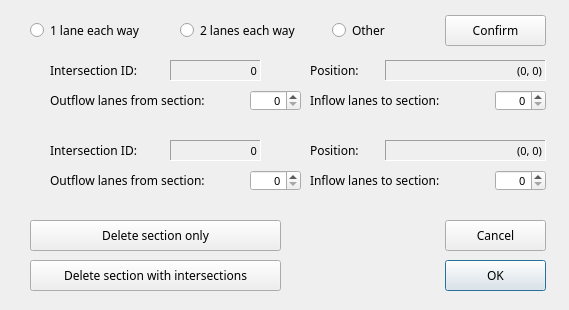
<?xml version="1.0" encoding="UTF-8"?>
<!-- ===============================================
  Copyright (C) 2014 ADVENTURE Project
  All Rights Reserved
================================================ -->
<ui version="4.0">
    <class>RoadDialog</class>
    <widget class="QDialog" name="RoadDialog">
        <property name="geometry">
            <rect>
                <x>0</x>
                <y>0</y>
                <width>569</width>
                <height>310</height>
            </rect>
        </property>
        <property name="minimumSize">
            <size>
                <width>569</width>
                <height>310</height>
            </size>
        </property>
        <property name="maximumSize">
            <size>
                <width>569</width>
                <height>310</height>
            </size>
        </property>
        <property name="font">
            <font>
                <family>Sans Serif</family>
            </font>
        </property>
        <property name="windowTitle">
            <string>Section edit</string>
        </property>
        <widget class="QLabel" name="labelIntsecId1">
            <property name="geometry">
                <rect>
                    <x>170</x>
                    <y>60</y>
                    <width>91</width>
                    <height>21</height>
                </rect>
            </property>
            <property name="font">
                <font>
                    <family>Sans Serif</family>
                    <pointsize>8</pointsize>
                </font>
            </property>
            <property name="layoutDirection">
                <enum>Qt::LeftToRight</enum>
            </property>
            <property name="frameShape">
                <enum>QFrame::Panel</enum>
            </property>
            <property name="frameShadow">
                <enum>QFrame::Sunken</enum>
            </property>
            <property name="text">
                <string>0</string>
            </property>
            <property name="alignment">
                <set>Qt::AlignRight|Qt::AlignTrailing|Qt::AlignVCenter</set>
            </property>
        </widget>
        <widget class="QPushButton" name="buttonDelete">
            <property name="geometry">
                <rect>
                    <x>30</x>
                    <y>220</y>
                    <width>251</width>
                    <height>31</height>
                </rect>
            </property>
            <property name="font">
                <font>
                    <family>Sans Serif</family>
                </font>
            </property>
            <property name="text">
                <string>Delete section only</string>
            </property>
        </widget>
        <widget class="QSpinBox" name="spinBoxOut1">
            <property name="geometry">
                <rect>
                    <x>250</x>
                    <y>90</y>
                    <width>51</width>
                    <height>21</height>
                </rect>
            </property>
            <property name="font">
                <font>
                    <family>Sans Serif</family>
                    <pointsize>8</pointsize>
                </font>
            </property>
            <property name="layoutDirection">
                <enum>Qt::LeftToRight</enum>
            </property>
            <property name="alignment">
                <set>Qt::AlignRight|Qt::AlignTrailing|Qt::AlignVCenter</set>
            </property>
            <property name="maximum">
                <number>9</number>
            </property>
        </widget>
        <widget class="QLabel" name="label">
            <property name="geometry">
                <rect>
                    <x>50</x>
                    <y>90</y>
                    <width>191</width>
                    <height>21</height>
                </rect>
            </property>
            <property name="text">
                <string>Outflow lanes from section:</string>
            </property>
        </widget>
        <widget class="QPushButton" name="buttonCancel">
            <property name="geometry">
                <rect>
                    <x>445</x>
                    <y>220</y>
                    <width>101</width>
                    <height>31</height>
                </rect>
            </property>
            <property name="text">
                <string>Cancel</string>
            </property>
            <property name="default">
                <bool>false</bool>
            </property>
        </widget>
        <widget class="QLabel" name="label_4">
            <property name="geometry">
                <rect>
                    <x>50</x>
                    <y>60</y>
                    <width>111</width>
                    <height>20</height>
                </rect>
            </property>
            <property name="text">
                <string>Intersection ID:</string>
            </property>
        </widget>
        <widget class="QPushButton" name="buttonOk">
            <property name="geometry">
                <rect>
                    <x>445</x>
                    <y>260</y>
                    <width>101</width>
                    <height>31</height>
                </rect>
            </property>
            <property name="text">
                <string>OK</string>
            </property>
            <property name="default">
                <bool>true</bool>
            </property>
        </widget>
        <widget class="QLabel" name="labelIntsecIcon1">
            <property name="geometry">
                <rect>
                    <x>30</x>
                    <y>60</y>
                    <width>16</width>
                    <height>20</height>
                </rect>
            </property>
            <property name="text">
                <string/>
            </property>
            <property name="pixmap">
                <pixmap resource="map_editor.qrc">:/icon/intsec_normal.png</pixmap>
            </property>
        </widget>
        <widget class="QLabel" name="labelIntsecId2">
            <property name="geometry">
                <rect>
                    <x>170</x>
                    <y>140</y>
                    <width>91</width>
                    <height>21</height>
                </rect>
            </property>
            <property name="font">
                <font>
                    <family>Sans Serif</family>
                    <pointsize>8</pointsize>
                </font>
            </property>
            <property name="layoutDirection">
                <enum>Qt::LeftToRight</enum>
            </property>
            <property name="frameShape">
                <enum>QFrame::Panel</enum>
            </property>
            <property name="frameShadow">
                <enum>QFrame::Sunken</enum>
            </property>
            <property name="text">
                <string>0</string>
            </property>
            <property name="alignment">
                <set>Qt::AlignRight|Qt::AlignTrailing|Qt::AlignVCenter</set>
            </property>
        </widget>
        <widget class="QLabel" name="labelIntsecIcon2">
            <property name="geometry">
                <rect>
                    <x>30</x>
                    <y>140</y>
                    <width>16</width>
                    <height>20</height>
                </rect>
            </property>
            <property name="text">
                <string/>
            </property>
            <property name="pixmap">
                <pixmap resource="map_editor.qrc">:/icon/intsec_normal.png</pixmap>
            </property>
        </widget>
        <widget class="QSpinBox" name="spinBoxIn1">
            <property name="geometry">
                <rect>
                    <x>495</x>
                    <y>90</y>
                    <width>51</width>
                    <height>21</height>
                </rect>
            </property>
            <property name="font">
                <font>
                    <family>Sans Serif</family>
                    <pointsize>8</pointsize>
                </font>
            </property>
            <property name="layoutDirection">
                <enum>Qt::LeftToRight</enum>
            </property>
            <property name="alignment">
                <set>Qt::AlignRight|Qt::AlignTrailing|Qt::AlignVCenter</set>
            </property>
            <property name="maximum">
                <number>9</number>
            </property>
        </widget>
        <widget class="QLabel" name="label_3">
            <property name="geometry">
                <rect>
                    <x>310</x>
                    <y>90</y>
                    <width>171</width>
                    <height>21</height>
                </rect>
            </property>
            <property name="text">
                <string>Inflow lanes to section:</string>
            </property>
        </widget>
        <widget class="QSpinBox" name="spinBoxOut2">
            <property name="geometry">
                <rect>
                    <x>250</x>
                    <y>170</y>
                    <width>51</width>
                    <height>21</height>
                </rect>
            </property>
            <property name="font">
                <font>
                    <family>Sans Serif</family>
                    <pointsize>8</pointsize>
                </font>
            </property>
            <property name="layoutDirection">
                <enum>Qt::LeftToRight</enum>
            </property>
            <property name="alignment">
                <set>Qt::AlignRight|Qt::AlignTrailing|Qt::AlignVCenter</set>
            </property>
            <property name="maximum">
                <number>9</number>
            </property>
        </widget>
        <widget class="QSpinBox" name="spinBoxIn2">
            <property name="geometry">
                <rect>
                    <x>495</x>
                    <y>170</y>
                    <width>51</width>
                    <height>21</height>
                </rect>
            </property>
            <property name="font">
                <font>
                    <family>Sans Serif</family>
                    <pointsize>8</pointsize>
                </font>
            </property>
            <property name="layoutDirection">
                <enum>Qt::LeftToRight</enum>
            </property>
            <property name="alignment">
                <set>Qt::AlignRight|Qt::AlignTrailing|Qt::AlignVCenter</set>
            </property>
            <property name="maximum">
                <number>9</number>
            </property>
        </widget>
        <widget class="QLabel" name="label_5">
            <property name="geometry">
                <rect>
                    <x>310</x>
                    <y>60</y>
                    <width>71</width>
                    <height>20</height>
                </rect>
            </property>
            <property name="text">
                <string>Position:</string>
            </property>
        </widget>
        <widget class="QLabel" name="labelIntsecPos1">
            <property name="geometry">
                <rect>
                    <x>385</x>
                    <y>60</y>
                    <width>161</width>
                    <height>21</height>
                </rect>
            </property>
            <property name="font">
                <font>
                    <family>Sans Serif</family>
                    <pointsize>8</pointsize>
                </font>
            </property>
            <property name="layoutDirection">
                <enum>Qt::LeftToRight</enum>
            </property>
            <property name="frameShape">
                <enum>QFrame::Panel</enum>
            </property>
            <property name="frameShadow">
                <enum>QFrame::Sunken</enum>
            </property>
            <property name="text">
                <string>(0, 0)</string>
            </property>
            <property name="alignment">
                <set>Qt::AlignRight|Qt::AlignTrailing|Qt::AlignVCenter</set>
            </property>
        </widget>
        <widget class="QLabel" name="label_6">
            <property name="geometry">
                <rect>
                    <x>50</x>
                    <y>140</y>
                    <width>111</width>
                    <height>20</height>
                </rect>
            </property>
            <property name="text">
                <string>Intersection ID:</string>
            </property>
        </widget>
        <widget class="QLabel" name="label_7">
            <property name="geometry">
                <rect>
                    <x>310</x>
                    <y>140</y>
                    <width>71</width>
                    <height>20</height>
                </rect>
            </property>
            <property name="text">
                <string>Position:</string>
            </property>
        </widget>
        <widget class="QLabel" name="labelIntsecPos2">
            <property name="geometry">
                <rect>
                    <x>385</x>
                    <y>140</y>
                    <width>161</width>
                    <height>21</height>
                </rect>
            </property>
            <property name="font">
                <font>
                    <family>Sans Serif</family>
                    <pointsize>8</pointsize>
                </font>
            </property>
            <property name="layoutDirection">
                <enum>Qt::LeftToRight</enum>
            </property>
            <property name="frameShape">
                <enum>QFrame::Panel</enum>
            </property>
            <property name="frameShadow">
                <enum>QFrame::Sunken</enum>
            </property>
            <property name="text">
                <string>(0, 0)</string>
            </property>
            <property name="alignment">
                <set>Qt::AlignRight|Qt::AlignTrailing|Qt::AlignVCenter</set>
            </property>
        </widget>
        <widget class="QLabel" name="label_2">
            <property name="geometry">
                <rect>
                    <x>50</x>
                    <y>170</y>
                    <width>191</width>
                    <height>21</height>
                </rect>
            </property>
            <property name="text">
                <string>Outflow lanes from section:</string>
            </property>
        </widget>
        <widget class="QLabel" name="label_8">
            <property name="geometry">
                <rect>
                    <x>310</x>
                    <y>170</y>
                    <width>171</width>
                    <height>21</height>
                </rect>
            </property>
            <property name="text">
                <string>Inflow lanes to section:</string>
            </property>
        </widget>
        <widget class="QPushButton" name="buttonVerify">
            <property name="geometry">
                <rect>
                    <x>445</x>
                    <y>15</y>
                    <width>101</width>
                    <height>31</height>
                </rect>
            </property>
            <property name="font">
                <font>
                    <family>Sans Serif</family>
                </font>
            </property>
            <property name="text">
                <string>Confirm</string>
            </property>
        </widget>
        <widget class="QRadioButton" name="radioLane2">
            <property name="geometry">
                <rect>
                    <x>30</x>
                    <y>20</y>
                    <width>141</width>
                    <height>21</height>
                </rect>
            </property>
            <property name="text">
                <string>1 lane each way</string>
            </property>
        </widget>
        <widget class="QRadioButton" name="radioLane4">
            <property name="geometry">
                <rect>
                    <x>180</x>
                    <y>20</y>
                    <width>143</width>
                    <height>21</height>
                </rect>
            </property>
            <property name="text">
                <string>2 lanes each way</string>
            </property>
        </widget>
        <widget class="QRadioButton" name="radioLaneOther">
            <property name="geometry">
                <rect>
                    <x>332</x>
                    <y>20</y>
                    <width>91</width>
                    <height>21</height>
                </rect>
            </property>
            <property name="text">
                <string>Other</string>
            </property>
        </widget>
        <widget class="QLabel" name="label_9">
            <property name="geometry">
                <rect>
                    <x>290</x>
                    <y>110</y>
                    <width>31</width>
                    <height>31</height>
                </rect>
            </property>
            <property name="text">
                <string/>
            </property>
            <property name="pixmap">
                <pixmap resource="map_editor.qrc">:/icon/road_dir.png</pixmap>
            </property>
            <property name="alignment">
                <set>Qt::AlignCenter</set>
            </property>
        </widget>
        <widget class="QPushButton" name="buttonDelIntsec">
            <property name="geometry">
                <rect>
                    <x>30</x>
                    <y>260</y>
                    <width>251</width>
                    <height>31</height>
                </rect>
            </property>
            <property name="text">
                <string>Delete section with intersections</string>
            </property>
        </widget>
    </widget>
    <tabstops>
        <tabstop>buttonCancel</tabstop>
        <tabstop>radioLane2</tabstop>
        <tabstop>radioLane4</tabstop>
        <tabstop>radioLaneOther</tabstop>
        <tabstop>spinBoxOut1</tabstop>
        <tabstop>spinBoxIn1</tabstop>
        <tabstop>spinBoxOut2</tabstop>
        <tabstop>spinBoxIn2</tabstop>
        <tabstop>buttonDelete</tabstop>
        <tabstop>buttonDelIntsec</tabstop>
        <tabstop>buttonVerify</tabstop>
        <tabstop>buttonOk</tabstop>
    </tabstops>
    <resources>
        <include location="map_editor.qrc"/>
    </resources>
    <connections/>
</ui>
